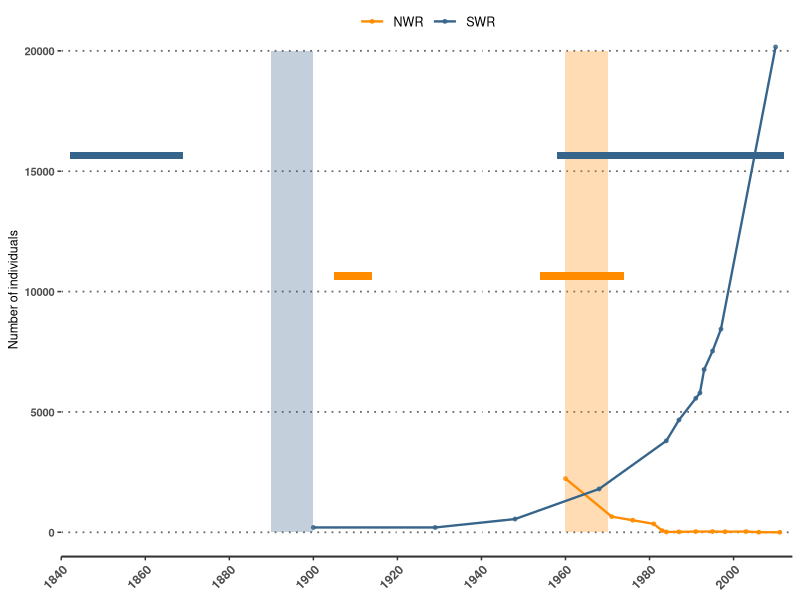
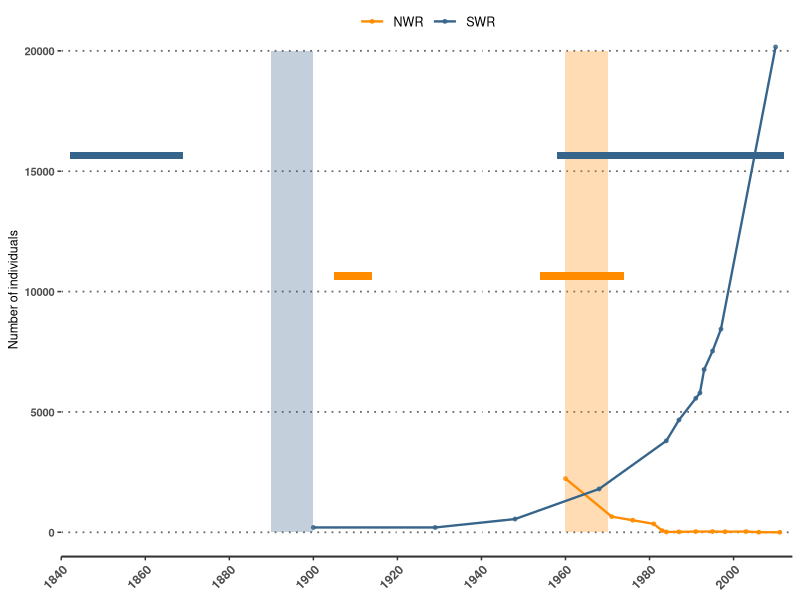

Reproduce these figures in R, in order.
## ---- chunk 1
library(ggplot2)
library(reshape2)
## ---- chunk 2
history = read.csv("WR_demographic_histories.csv", header=TRUE)

# re-shape data frame to arrange all values in one column
test <- reshape2::melt(history, id.var='year')
test2 <- na.omit(test)
## ---- chunk 3
H = ggplot(test2, aes(x=year, y=value, color=variable)) +
  scale_color_manual(values=c('darkorange', 'steelblue4')) +
  scale_x_continuous(limits=c(1840, 2014), breaks = seq(1840, 2010, 20), expand = c(0, 0)) +
  ylab("Number of individuals") +
  
   # add the bottlenecks
  annotate("rect", xmin = 1890, xmax = 1900, ymin = 0, ymax = 20000, alpha = .3, fill='steelblue4') +
  annotate("rect", xmin = 1960, xmax = 1970, ymin = 0, ymax = 20000, alpha = .3, fill='darkorange')

## ---- chunk 4
H = H + 
  # draw the pop trajectories
  geom_point(alpha=.8, size=1) + geom_line(size=.8) +
  
  # format axes and legend
  theme(axis.text.x = element_text(size=9, angle=45, hjust=1, face="bold"), 
        axis.line.x = element_line(color="gray20", size = .7), axis.title.x=element_blank(),
        axis.text.y = element_text(size=8, hjust=1, face="bold"), axis.title.y=element_text(size=9),
        axis.ticks= element_line(color="gray20"),
        legend.title = element_blank(), legend.text = element_text(size = 9), 
        legend.background = element_rect(fill="white", size=0.2, linetype = 0),
        legend.key.size = unit(.7, "cm"), legend.key=element_blank(),
        legend.position = "top" , legend.margin=margin(0,-10,-10,-10), legend.box.margin=margin(0,-10,-10,-10),
        panel.background = element_rect(fill='white'), 
        panel.grid.major.y = element_line(colour="gray40", size=.6, linetype=3)) +
  
  # annotate the sampling points
  annotate("rect", xmin = 1842, xmax = 1869, ymin = 15500, ymax = 15800, alpha =1, fill='steelblue4') +
  annotate("rect", xmin = 1905, xmax = 1914, ymin = 10500, ymax = 10800, alpha =1, fill='darkorange') +
  annotate("rect", xmin = 1954, xmax = 1974, ymin = 10500, ymax = 10800, alpha =1, fill='darkorange') +
  annotate("rect", xmin = 1958, xmax = 2012, ymin = 15500, ymax = 15800, alpha =1, fill='steelblue4')

H
## ---- chunk 5
pdf('WR_v4_Fig1B_v1.pdf', height=4, width=4.5, useDingbats = F)
H
dev.off()
